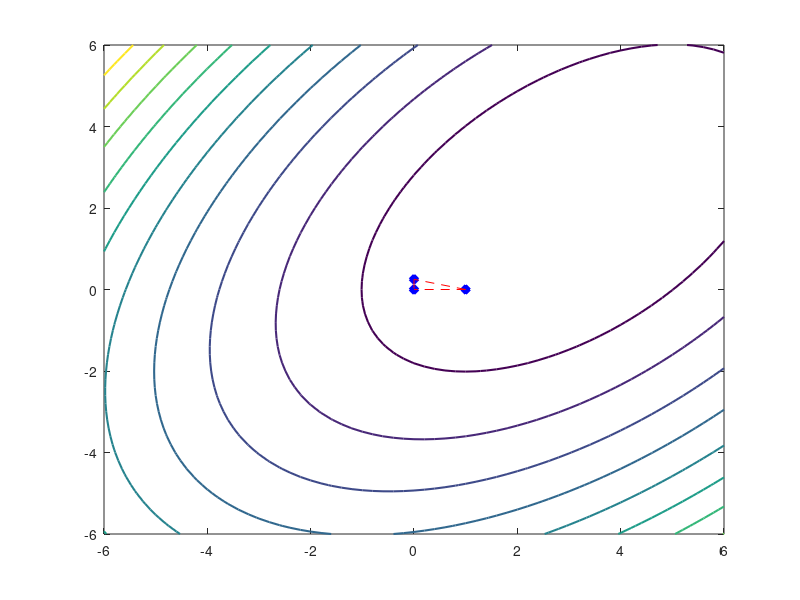

MATLAB code to generate this figure: (Note: this script raises an error after producing the figure.)
clc;
clear all;
close all;

X=[1 0; 0 0.25; 0 0]; %Vertices del simplex inicial, en filas.

n=length(X);
alpha=1;
betha=0.5;
gamma=1.5;
v=2;
Error=0.001
fi=zeros(3,1);

%Generación contornos.
figure; 
[Xplot,Yplot]=meshgrid(-6:0.2:6,-6:0.2:6);
Z=(Xplot.^2)-4*Xplot+(Yplot.^2)-Yplot-(Xplot.*Yplot);
contour(Xplot,Yplot,Z, 'LineWidth', 1.5);
hold on;

Q1=30; %Condicion inicial del error.

while Error<=Q1

    %Generación gráfica de los vertices.    
    for i=1:v+1
        plot(X(i,1),X(i,2),'d','LineWidth',2,...
        'MarkerEdgeColor','b',... 
        'MarkerFaceColor', 'b',...
        'MarkerSize',6)
        hold on;
    end 

    %Generación gráfica de las lineas que unen los vertices.
    line([X(1,1),X(2,1)],[X(1,2),X(2,2)],'Color','red','LineStyle','--');
    line([X(1,1),X(3,1)],[X(1,2),X(3,2)],'Color','red','LineStyle','--');
    line([X(2,1),X(3,1)],[X(2,2),X(3,2)],'Color','red','LineStyle','--');

    %Evaluación de cada vertice del simplex en la función.
    %Se concidera x1=x y x2=y.
    for i=1:n 
        syms x y;
        f=subs(((x.^2)-4*x+(y.^2)-y-(x*y)),{x,y},{X(i,:)});
        fi(i,:)=f; %fi -> vector columna donde se guardan las func. evaluadas.
    end  

    %Busqueda en "fi" del mayor valor de las funciones evaluadas.
    [Max,IM] = max(fi);
    [I_row, I_col] = ind2sub(size(fi),IM);

    %Vector fila correspondiente al vertice que da el mayor valor evaluado.
    Xh=X(I_row,:);  

    %Busqueda en "fi" del menor valor de las funciones evaluadas.
    [Min,Im] = min(fi);
    [I_row, I_col] = ind2sub(size(fi),Im);

    %Vector fila correspondiente al vertice que da el menor valor evaluado.
    Xl=X(I_row,:);



    %Calculo del valor medio y su vector fila correspondiente
    for i=1:n
         fimed=subs((x),{x},{fi(i,:)});
         if (fimed<Max) && (fimed>Min)
             VVmed=fimed; 
             Vmed=double(VVmed); 
             Imed=i;
             %Vector fila correspondiente al vertice de valor medio.
             Xmed=X(Imed,:);  
         end
    end

    %Calculo de x0=Xo.
    Xo=(1/2)*((Xl)+(Xmed));
    Xr=(1+alpha)*Xo-alpha.*Xh;
    ffXo=subs(((x.^2)-4*x+(y.^2)-y-(x*y)),{x,y},{Xo(:,:)});
    fXo=double(ffXo);
    ffXr=subs(((x.^2)-4*x+(y.^2)-y-(x*y)),{x,y},{Xr(:,:)});
    fXr=double(ffXr);

    if Min<=fXr && Max>fXr
        b=0; 
    end

    %Probamos la expansión
    %Calculo del vector Xe y el valor de la función evaluada con el.
    Xe=gamma*Xr+(1-gamma)*Xo;
    fXeSyms=subs(((x.^2)-4*x+(y.^2)-y-(x*y)),{x,y},{Xe(:,:)});
    fXe=double(fXeSyms);

    if fXe<Min 
        X(IM,:)=Xe;
        for i=1:v+1
            plot(X(i,1),X(i,2),'d','LineWidth',1,...
            'MarkerEdgeColor','b',... 
            'MarkerFaceColor', 'b',...
            'MarkerSize',6)
            hold on
        end 

        line([X(1,1),X(2,1)],[X(1,2),X(2,2)],'Color','red','LineStyle','--');
        line([X(1,1),X(3,1)],[X(1,2),X(3,2)],'Color','red','LineStyle','--');
        line([X(2,1),X(3,1)],[X(2,2),X(3,2)],'Color','red','LineStyle','--');
    end 


    if fXe>Min
        X(IM,:)=Xr;
        for i=1:v+1
            plot(X(i,1),X(i,2),'d','LineWidth',1,...
            'MarkerEdgeColor','b',... 
            'MarkerFaceColor', 'b',...
            'MarkerSize',6)
            hold on
        end 
  
        line([X(1,1),X(2,1)],[X(1,2),X(2,2)],'Color','red','LineStyle','--');
        line([X(1,1),X(3,1)],[X(1,2),X(3,2)],'Color','red','LineStyle','--');
        line([X(2,1),X(3,1)],[X(2,2),X(3,2)],'Color','red','LineStyle','--');
    
    end
    
    if Min<fXr && Max<fXr
        %Contracción
        Xc=(betha*(Xh))+(1-betha)*Xo;
        ffXc=subs(((x.^2)-4*x+(y.^2)-y-(x*y)),{x,y},{Xc(:,:)});
        fXc=double(ffXc);
        X(IM,:)=Xc;
        if fXc<Max && fXc<fXr
            for i=1:v+1
                plot(X(i,1),X(i,2),'d','LineWidth',1,...
                'MarkerEdgeColor','b',... 
                'MarkerFaceColor', 'b',...
                'MarkerSize',6)
                hold on
            end 
            
            line([X(1,1),X(2,1)],[X(1,2),X(2,2)],'Color','red','LineStyle','--');
            line([X(1,1),X(3,1)],[X(1,2),X(3,2)],'Color','red','LineStyle','--');
            line([X(2,1),X(3,1)],[X(2,2),X(3,2)],'Color','red','LineStyle','--');
                  
        end
    end
     
    Q=((((fi(1,:)-fXo).^2 + (fi(2,:)-fXo).^2 +(fi(3,:)-fXo).^2)/3).^0.5);
    Q1 = double(Q);

end

Xpf=(1/3)*((X(1,:))+(X(2,:))+(X(3,:)));
 plot(Xpf(:,1),Xpf(:,2),'d','LineWidth',1,...
'MarkerEdgeColor','r',... 
'MarkerFaceColor', 'r',...
'MarkerSize',6)

